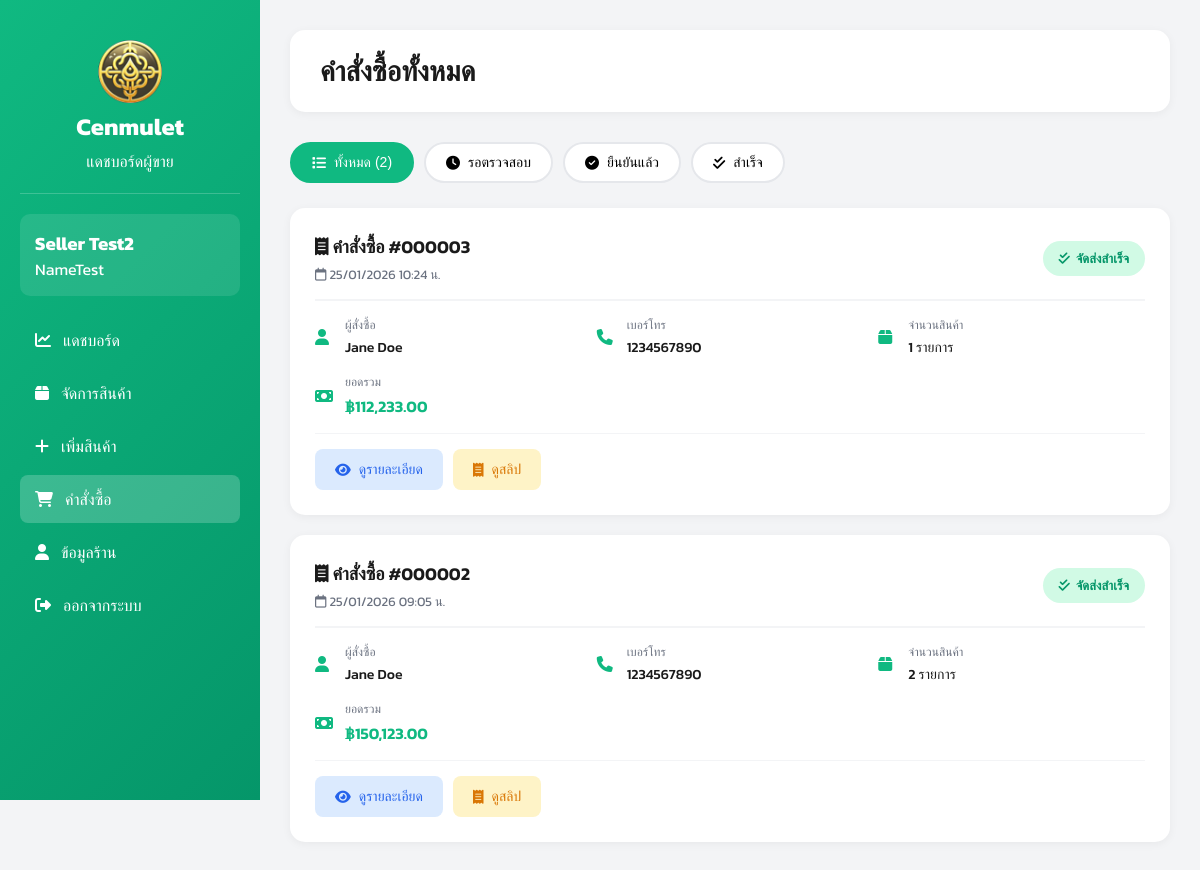
The page /views/seller/orders.php (signed in) on the database as committed earlier.
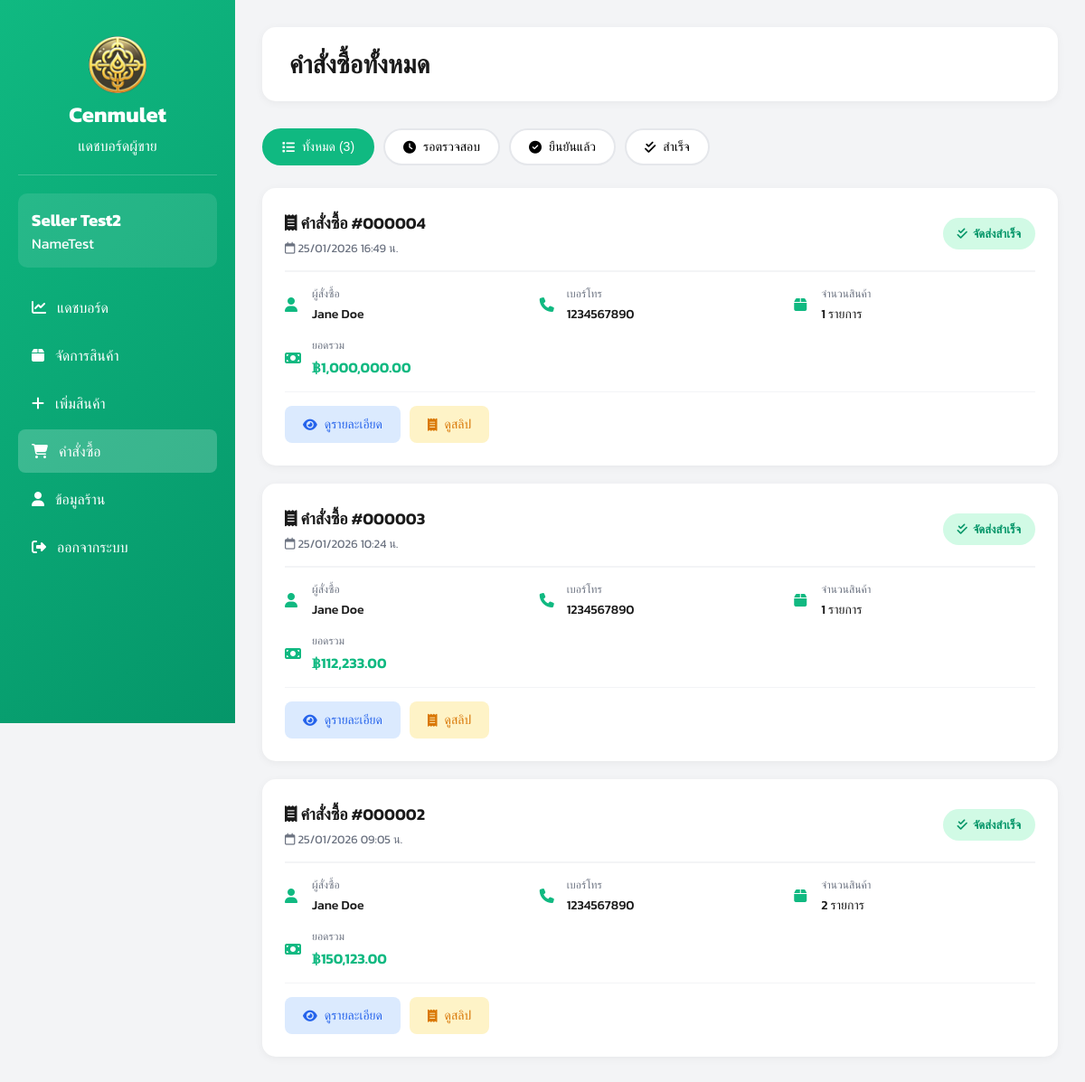
The same page on the database as committed later.
### tables this page shows
CREATE TABLE orders (
    id INTEGER PRIMARY KEY AUTOINCREMENT,
    user_id INTEGER,
    total_price REAL,
    status TEXT DEFAULT 'pending',
    created_at DATETIME DEFAULT CURRENT_TIMESTAMP,
    FOREIGN KEY (user_id) REFERENCES users(id)
);

### views/seller/orders.php (the view, shortened to what the changed rows need)
<?php
require_once __DIR__ . "/../../config/db.php";
$seller_id = $_SESSION['user_id'];
try {
    $stmt = $db->prepare("
        SELECT DISTINCT o.*, u.fullname, u.tel, u.address,
               p.slip_image, p.status as payment_status,
               COUNT(DISTINCT oi.id) as item_count
        FROM orders o
        JOIN order_items oi ON o.id = oi.order_id
        JOIN amulets a ON oi.amulet_id = a.id
        JOIN users u ON o.user_id = u.id
        LEFT JOIN payments p ON o.id = p.order_id
        WHERE a.sellerId = :seller_id
        GROUP BY o.id
        ORDER BY o.created_at DESC
    ");
    $stmt->execute([':seller_id' => $seller_id]);
    $orders = $stmt->fetchAll(PDO::FETCH_ASSOC);
} catch (PDOException $e) {
    die("Error: " . $e->getMessage());
}
?>
<!DOCTYPE html>
<html lang="th">
<head>
    <link rel="stylesheet" href="https://cdnjs.cloudflare.com/ajax/libs/font-awesome/6.5.1/css/all.min.css">
</head>
<body>
    <div class="dashboard-container">
        <aside class="sidebar">
            <div class="sidebar-header">
                <h2>Cenmulet</h2>
            </div>
        </aside>
        <main class="main-content">
            <div class="top-bar">
                <h1>คำสั่งซื้อทั้งหมด</h1>
            </div>
            <div class="filter-tabs">
                <button class="tab-btn active" onclick="filterOrders('all')">
                    <i class="fa-solid fa-list"></i> ทั้งหมด (<?php echo count($orders); ?>)
                </button>
                <button class="tab-btn" onclick="filterOrders('pending')">
                    <i class="fa-solid fa-clock"></i> รอตรวจสอบ
                </button>
                <button class="tab-btn" onclick="filterOrders('confirmed')">
                    <i class="fa-solid fa-check-circle"></i> ยืนยันแล้ว
                </button>
                <button class="tab-btn" onclick="filterOrders('completed')">
                    <i class="fa-solid fa-check-double"></i> สำเร็จ
                </button>
            </div>
            <?php if (count($orders) > 0): ?>
                <div class="orders-list">
                    <?php foreach ($orders as $order): ?>
                        <?php
                        $status_class = 'status-pending';
                        $status_text = 'รอตรวจสอบ';
                        $status_icon = 'fa-clock';
                        $data_status = 'pending';
                        if ($order['payment_status'] === 'confirmed') {
                            $status_class = 'status-confirmed';
                            $status_text = 'ยืนยันการชำระเงิน';
                            $status_icon = 'fa-check-circle';
                            $data_status = 'confirmed';
                        }
                        if ($order['status'] === 'completed') {
                            $status_class = 'status-completed';
                            $status_text = 'จัดส่งสำเร็จ';
                            $status_icon = 'fa-check-double';
                            $data_status = 'completed';
                        }
                        ?>
                        <div class="order-card" data-status="<?php echo $data_status; ?>">
                            <div class="order-header">
                                <div>
                                    <div class="order-number">
                                        <i class="fa-solid fa-receipt"></i>
                                        คำสั่งซื้อ #<?php echo str_pad($order['id'], 6, '0', STR_PAD_LEFT); ?>
                                    </div>
                                    <div style="font-size: 13px; color: #6b7280; margin-top: 5px;">
                                        <i class="fa-regular fa-calendar"></i>
                                        <?php echo date('d/m/Y H:i น.', strtotime($order['created_at'])); ?>
                                    </div>
                                </div>
                                <div class="status-badge <?php echo $status_class; ?>">
                                    <i class="fa-solid <?php echo $status_icon; ?>"></i>
                                    <?php echo $status_text; ?>
                                </div>
                            </div>
                            <div class="order-info">
                                <div class="info-item">
                                    <i class="fa-solid fa-user"></i>
                                    <div>
                                        <div class="info-label">ผู้สั่งซื้อ</div>
                                        <div class="info-value"><?php echo htmlspecialchars($order['fullname']); ?></div>
                                    </div>
                                </div>
                                <div class="info-item">
                                    <i class="fa-solid fa-phone"></i>
                                    <div>
                                        <div class="info-label">เบอร์โทร</div>
                                        <div class="info-value"><?php echo htmlspecialchars($order['tel']); ?></div>
                                    </div>
                                </div>
                                <div class="info-item">
                                    <i class="fa-solid fa-box"></i>
                                    <div>
                                        <div class="info-label">จำนวนสินค้า</div>
                                        <div class="info-value"><?php echo $order['item_count']; ?> รายการ</div>
                                    </div>
                                </div>
                                <div class="info-item">
                                    <i class="fa-solid fa-money-bill"></i>
                                    <div>
                                        <div class="info-label">ยอดรวม</div>
                                        <div class="info-value" style="color: #10b981; font-size: 16px; font-weight: 600;">
                                            ฿<?php echo number_format($order['total_price'], 2); ?>
                                        </div>
                                    </div>
                                </div>
                            </div>
                            <div class="order-actions">
                                <a href="/views/seller/order_detail.php?id=<?php echo $order['id']; ?>" class="btn btn-view">
                                    <i class="fa-solid fa-eye"></i> ดูรายละเอียด
                                </a>
                                <?php if ($order['slip_image']): ?>
                                <button onclick="showSlip('<?php echo htmlspecialchars($order['slip_image']); ?>')" class="btn btn-slip">
                                    <i class="fa-solid fa-receipt"></i> ดูสลิป
                                </button>
                                <?php endif; ?>
                            </div>
                        </div>
                    <?php endforeach; ?>
                </div>
            <?php endif; ?>
        </main>
    </div>
</body>
</html>

Rows that differ between the two databases and show on the page:
added orders: id "000004", created_at "25/01/2026 16:49 น.", status "จัดส่งสำเร็จ", fullname "Jane Doe", tel "1234567890", item_count "1", total_price "1,000,000.00"
Other text that changed with them:
count($orders): "2" → "3"
